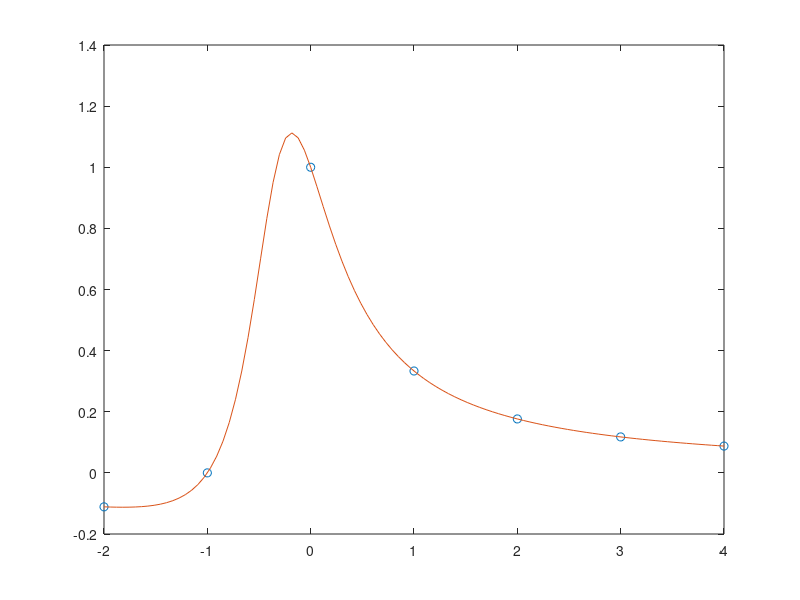

Source code (MATLAB): (Note: this script raises an error after producing the figure.)
# 1
xi=-2:4;
fi=(xi+1)./(3*xi.^2+2*xi+1);
plot(xi,fi,'o');
xx=linspace(-2,4);
f=(xx+1)./(3*xx.^2+2*xx+1);
hold on
plot(xx, f)

# lagrange
d = divided_diff(xi, fi);
plot(xx, newton_int(xi, d, xx))

# hermite
dfi = -(3*xi.^2+6*xi+1)./(3*xi.^2+2*xi+1).^2;
[zi, d2] = divided_diff2(xi, fi, dfi);
plot(xx, newton_int(zi, d2, xx))

#clf
s=spline(xi,fi,xx);
plot(xx,s);


# 2
clf
xi=[-1, -1/2,0, 1/2, 1, 3/2];
fi=xi.*sin(pi*xi);
xx=linspace(-1,3/2);
s=spline(xi,fi,xx);
plot(xi,fi,'o',xx,s,xx,f)

hold on

dfi = sin(pi*xi)+ sin(pi*xi) + pi*xi.*cos(pi*xi);

sc=spline(xi, [pi, fi, -1], xx);
plot(xx, sc);

# piecewise Hermite interpolation
p=pchip(xi,fi,xx);
plot(xx,p);

# 3
clf
xi = [0.5, 1.5, 2, 3, 3.5, 4.5, 5, 6, 7, 8];
fi = [5, 5.8, 5.8, 6.8, 6.9, 7.6, 7.8, 8.2, 9.2, 9.9];

scatter(xi,fi);
hold on

p=polyfit(xi,fi,1);
plot([0.5, 8], polyval(p, [0.5, 8]))

error=norm(fi-polyval(p, xi))
errorAt4=polyval(p, 4)


